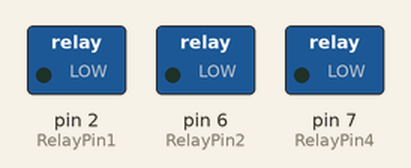
This sketch was run on a simulated Arduino Uno, built with avr-gcc and run on an emulated ATmega328P. Shown: switched loads named in the sketch (green lamp = pin HIGH).

Above: at 1.5 s.
At 5.0 s:
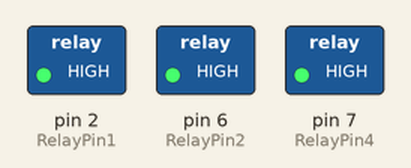
Timing chart, 0 to 9.1 s (numbered marks = the images above):
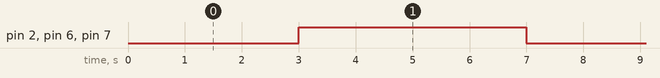

The sketch:

pruebas_relay.ino
```cpp
int RelayPin1 = 2;
int RelayPin2 = 6;
int RelayPin4 = 7;

void setup() {
  // Set RelayPin as an output pin
  pinMode(RelayPin1, OUTPUT);
  pinMode(RelayPin2, OUTPUT);
  pinMode(RelayPin4, OUTPUT);
}

void loop() {
  // Let's turn on the relay...
  digitalWrite(RelayPin1, LOW);
  digitalWrite(RelayPin2, LOW);
  digitalWrite(RelayPin4, LOW);
  delay(3000);

  // Let's turn off the relay...
  digitalWrite(RelayPin1, HIGH);
  digitalWrite(RelayPin2, HIGH);
  digitalWrite(RelayPin4, HIGH);
  delay(4000);
}
```

Measured:
- by itself, pin 2 (RelayPin1), pin 6 (RelayPin2), pin 7 (RelayPin4): alternates HIGH for 4.0 s and LOW for 3.0 s
